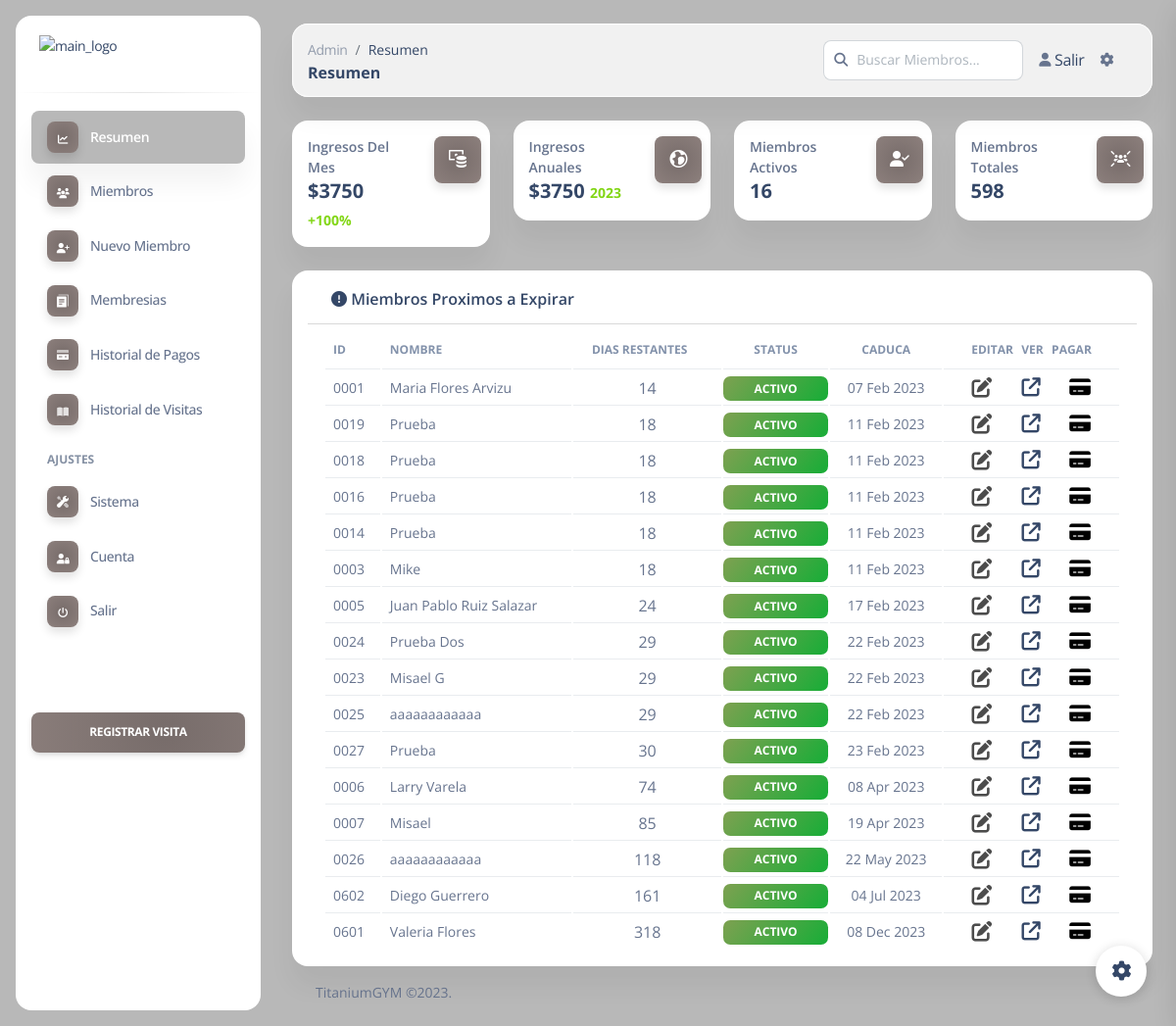
Page /dashboard/admin/ (signed in) on the committed database.
### tables this page shows
CREATE TABLE `users` (
  `userid` int(4) UNSIGNED ZEROFILL NOT NULL,
  `username` varchar(40) NOT NULL,
  `gender` varchar(8) NOT NULL,
  `phone` varchar(15) NOT NULL,
  `dob` varchar(10) NOT NULL,
  `joining_date` varchar(10) NOT NULL
);

### dashboard/admin/index.php (the view, shortened to what this page needs)
<?php
	require '../../include/db_conn.php';
	$principalColor = $_SESSION['principalColor'];
	$backgroundColor =  $_SESSION['backgroundColor'];
?>
<!DOCTYPE html>
<html lang="es">
<!DOCTYPE html>
<html lang="es">
<head>
	<link rel="stylesheet" href="../assets/css/all-min.css"  />
	<link rel="stylesheet" type="text/css"  href="/gym_l/dashboard/assets/css/all-min.css">
	<link href="../assets/css/nucleo-icons.css" rel="stylesheet" />
	<link href="../assets/css/nucleo-svg.css" rel="stylesheet" />
	<link href="../assets/css/nucleo-svg.css" rel="stylesheet" />
	<link id="pagestyle" href="../assets/css/soft-ui-dashboard.css?v=1.0.6" rel="stylesheet" />
</head>
<body class="g-sidenav-show" style="<?php echo "background:$backgroundColor !important;"?>     background-attachment: fixed;">
	<?php $active = 'dashboard'; $principalColor = $principalColor; include 'components/menu.php'; ?>
	<main class="main-content position-relative max-height-vh-100 h-100 border-radius-lg ">
		<?php $titlePage = 'Resumen'; include 'components/navbar.php'; ?>
		<div class="container-fluid py-4">
			<div class="row">
				<div class="col-xl-3 col-sm-6 mb-xl-0 mb-4">
					<div class="card">
						<div class="card-body p-3">
							<div class="row">
								<div class="col-8">
									<div class="numbers">
										<p class="text-sm mb-0 text-capitalize font-weight-bold">Ingresos del mes</p>
										<h5 class="font-weight-bolder mb-0">
											<?php
											$date  = date('Y-m');
											$query = "select * from enrolls_to WHERE  paid_date LIKE '$date%'";
											$result  = mysqli_query($con, $query);
											$revenue = 0;
											if (mysqli_affected_rows($con) != 0) {
												while ($row = mysqli_fetch_array($result, MYSQLI_ASSOC)) {
													$revenue = $row['amount'] + $revenue;
												}
											}
											echo "$".$revenue;
											?>
											<span class="text-success text-sm font-weight-bolder">
												<?php
													function pctDiff($x1, $x2) {
														if(!$x1) {
															return 100;
														}
														$diff = ($x2 - $x1) / $x1;
														return round($diff * 100, 2);
													}
													$revenuePassMonth = 0;
													if($revenuePassMonth < $revenue) {
														echo "+";
													}
													$diff = pctDiff($revenuePassMonth, $revenue);
													echo $diff . '%';
												?>
											</span>
										</h5>
									</div>
								</div>
								<div class="col-4 text-end">
									<div
										class="icon icon-shape bg-gradient-primary shadow text-center border-radius-md" style=
										<?php echo "'background-image:$principalColor;'"?>
										>
										<i class="ni ni-money-coins text-lg opacity-10" aria-hidden="true"></i>
									</div>
								</div>
							</div>
						</div>
					</div>
				</div>
				<div class="col-xl-3 col-sm-6 mb-xl-0 mb-4">
					<div class="card">
						<div class="card-body p-3">
							<div class="row">
								<div class="col-8">
								<div class="numbers">
										<p class="text-sm mb-0 text-capitalize font-weight-bold">Ingresos Anuales</p>
										<h5 class="font-weight-bolder mb-0">
											<?php
											$date  = date('Y');
											$query = "select * from enrolls_to WHERE  paid_date LIKE '$date%'";
											$result  = mysqli_query($con, $query);
											$revenue = 0;
											if (mysqli_affected_rows($con) != 0) {
												while ($row = mysqli_fetch_array($result, MYSQLI_ASSOC)) {
													$revenue =$revenuePassMonth = $row['amount'] + $revenuePassMonth; + $revenue;
												}
											}
											echo "$".$revenue;
											?>
											<span class="text-success text-sm font-weight-bolder"><?php echo date("Y");?></span>
										</h5>
									</div>
								</div>
								<div class="col-4 text-end">
									<div
										class="icon icon-shape bg-gradient-primary shadow text-center border-radius-md" style=<?php echo "'background-image:$principalColor;'"?>>
										<i class="ni ni-world text-lg opacity-10" aria-hidden="true"></i>
									</div>
								</div>
							</div>
						</div>
					</div>
				</div>
				<div class="col-xl-3 col-sm-6 mb-xl-0 mb-4">
					<div class="card">
						<div class="card-body p-3">
							<div class="row">
								<div class="col-8">
									<div class="numbers">
										<p class="text-sm mb-0 text-capitalize font-weight-bold">Miembros activos</p>
										<h5 class="font-weight-bolder mb-0">
											<?php
												$today = date("Y-m-d");
												$query = "select COUNT(*) from users where cast(dob as DATE) > cast('$today' as DATE)";
												$result = mysqli_query($con, $query);
												if (mysqli_affected_rows($con) != 0) {
													while ($row = mysqli_fetch_array($result, MYSQLI_ASSOC)) {
														echo $row['COUNT(*)'];
													}
												}
											?>
										</h5>
									</div>
								</div>
								<div class="col-4 text-end">
									<div
										class="icon icon-shape bg-gradient-primary shadow text-center border-radius-md" style=<?php echo "'background-image:$principalColor;'"?>>
										<i class="fa-solid fa-user-check opacity-10"></i>
									</div>
								</div>
							</div>
						</div>
					</div>
				</div>
				<div class="col-xl-3 col-sm-6">
					<div class="card">
						<div class="card-body p-3">
							<div class="row">
								<div class="col-8">
									<div class="numbers">
										<p class="text-sm mb-0 text-capitalize font-weight-bold">Miembros Totales</p>
										<h5 class="font-weight-bolder mb-0">
											<?php
											$query = "select COUNT(*) from users";
											$result = mysqli_query($con, $query);
											if (mysqli_affected_rows($con) != 0) {
												while ($row = mysqli_fetch_array($result, MYSQLI_ASSOC)) {
													echo $row['COUNT(*)'];
												}
											}
											?>
										</h5>
									</div>
								</div>
								<div class="col-4 text-end">
									<div
										class="icon icon-shape bg-gradient-primary shadow text-center border-radius-md" style=<?php echo "'background-image:$principalColor;'"?>>
										<i class="fa-solid fa-users-rays opacity-10"></i>
									</div>
								</div>
							</div>
						</div>
					</div>
				</div>
			</div>
			<div class="row mt-4">
				<div class="col-lg-12 mb-lg-0 mb-4">
					<div class="card">
						<div class="card-body p-3">
							<div class="row">
							<div class="card" style="box-shadow: none;">
								<div class="card-header pb-0 pt-0">
									<div class="d-flex justify-content-between">
									<h6><i class="fa-solid fa-circle-exclamation"></i>  Miembros Proximos a Expirar</h6>
									</div>
								</div>
								<hr class="px-0 py-0 mb-1 mt-1" style="background: #00000099;">
								<div class="card-body px-3 py-0">
									<div class="row">
									<div class="col-12">
										<div class="table-responsive p-0">
										<table class="table align-items-center mb-0">
											<thead>
											<tr>
												<th class="text-uppercase text-secondary text-xs font-weight-bolder px-2">ID</th>
												<th class="text-uppercase text-secondary text-xs font-weight-bolder px-2">Nombre</th>
												<th class="text-uppercase text-secondary text-xs font-weight-bolder ps-2 text-center">Dias Restantes</th>
												<th class="text-center text-uppercase text-secondary text-xs font-weight-bolder">Status</th>
												<th class="text-center text-uppercase text-secondary text-xs font-weight-bolder">Caduca</th>
												<th class="text-center  d-flex" style="justify-content: space-around;">
													<p class="text-uppercase text-secondary text-xs font-weight-bolder my-auto">Editar</p>
													<p class="text-uppercase text-secondary text-xs font-weight-bolder my-auto">Ver</p>
													<p class="text-uppercase text-secondary text-xs font-weight-bolder my-auto">pagar</p>
												</th>
											</tr>
											</thead>
											<tbody id="membersTable">
											<?php
												$query = "select * FROM users WHERE cast(dob as DATE) >= CURDATE() ORDER BY cast(dob as DATE) ASC";
												$result = mysqli_query($con, $query);
												if (mysqli_affected_rows($con) != 0) {
													while ($row = mysqli_fetch_array($result, MYSQLI_ASSOC)) {
														$emparray = array();
														$emparray[] = $row;
														$jsondata = json_encode($emparray);
														echo "<tr json-data='$jsondata'>";
														$uid   = $row['userid'];
														echo "<td>
														<div class='d-flex px-2'>
															<p class='mb-0 text-sm'>". $uid ." </p>
														</td>";
														echo "<td>
														<div class='d-flex px-2'>
															<p class='mb-0 text-sm'>". $row['username'] ." </p>
														</td>";
														$expireDate = strtotime($row['dob']);
														$today = strtotime(date("Y-m-d"));
														$timeDiff = abs($expireDate - $today);
														$numberDays = $timeDiff/86400;
														$numberDays = intval($numberDays);
														$timestamp1 = strtotime(str_replace('-', '/', $row['dob']));
														$timestamp2 = strtotime(date('Y/m/d'));
														if (date('Ymd', $timestamp1) <= date('Ymd', $timestamp2)) {
															$memberStatus = false;
															$statusString = "Expirado";
															$statusClass = "bg-gradient-danger";
														} else {
															$statusString = "Activo";
															$statusClass = "bg-gradient-success";
														}
														echo "<td ><p class='text-center my-auto'>" . $numberDays ."</p></td>";
														echo "<td class='text-center'><span class=' w-100 badge badge-sm  $statusClass'>$statusString</span></td>";
														$userExpire=  strftime('%d %b %Y',  strtotime($row['dob']));
														echo "<td><p class='text-center text-sm font-semi-bold mb-0 '>" . $userExpire . "</p></td>";
																echo "<td class='text-center d-flex' style='justify-content: space-evenly; padding: .2em!important;'><form action='edit_member.php' method='post'>
																		<button class='edit-member' type='submit' style='border: 0; background: none; transform: scale(1.3); filter: opacity(0.7);'>
																		<i class='fa-solid fa-pen-to-square'></i>
																		</button>
																		<input type='hidden' name='name' value='" . $uid . "'/>
																		</form>";
																		echo "
																		<button type='submit' style='border: 0; background: none; transform: scale(1.2)'>
																			<a href='view_member.php?id=$uid'><i class='fa-solid fa-arrow-up-right-from-square'></i></a>
																		</button>
																	";
															echo "<form action='make_payments.php' method='post'>
																		<button type='submit' style='border: 0; background: none;transform: scale(1.2)'>
																		<i class='fa-sharp fa-solid fa-credit-card'></i>
																		</button>
																		<input type='hidden' name='userID' value='" . $uid . "'/>
																		<input type='hidden' name='planID' value='RMNOGS'>
																		</form></td>";
																echo "</tr>";
															}
												}
												?>
											</tbody>
										</table>
										</div>
									</div>
									</div>
								</div>
							</div>
						</div>
					</div>
				</div>
			</div>
			<?php include 'components/footer.php';?>
		</div>
	</main>
	<?php include 'components/fixed_plugin.php';?>
</body>
</html>

### dashboard/assets/css/nucleo-svg.css (style rules this page uses)
.icon { display: inline-block; color: #111111; height: 1em; width: 1em; }
.icon { fill: currentColor; stroke: none; }

### dashboard/admin/index.php (style rules this page uses)
#membersTable td { padding:0!important }

### rows in the picture
users: userid "0001", username "Maria Flores Arvizu", dob "14", dob "ACTIVO", dob "07 Feb 2023"
users: userid "0019", username "Prueba", dob "18", dob "ACTIVO", dob "11 Feb 2023"
users: userid "0018", username "Prueba", dob "18", dob "ACTIVO", dob "11 Feb 2023"
users: userid "0016", username "Prueba", dob "18", dob "ACTIVO", dob "11 Feb 2023"
users: userid "0014", username "Prueba", dob "18", dob "ACTIVO", dob "11 Feb 2023"
users: userid "0003", username "Mike", dob "18", dob "ACTIVO", dob "11 Feb 2023"
users: userid "0005", username "Juan Pablo Ruiz Salazar", dob "24", dob "ACTIVO", dob "17 Feb 2023"
users: userid "0024", username "Prueba Dos", dob "29", dob "ACTIVO", dob "22 Feb 2023"
users: userid "0023", username "Misael G", dob "29", dob "ACTIVO", dob "22 Feb 2023"
users: userid "0025", username "aaaaaaaaaaaa", dob "29", dob "ACTIVO", dob "22 Feb 2023"
users: userid "0027", username "Prueba", dob "30", dob "ACTIVO", dob "23 Feb 2023"
users: userid "0006", username "Larry Varela", dob "74", dob "ACTIVO", dob "08 Apr 2023"
users: userid "0007", username "Misael", dob "85", dob "ACTIVO", dob "19 Apr 2023"
users: userid "0026", username "aaaaaaaaaaaa", dob "118", dob "ACTIVO", dob "22 May 2023"
users: userid "0602", username "Diego Guerrero", dob "161", dob "ACTIVO", dob "04 Jul 2023"
users: userid "0601", username "Valeria Flores", dob "318", dob "ACTIVO", dob "08 Dec 2023"

### other values in the picture
$titlePage "Resumen"
$revenue "3750"
$diff "100"
$row['COUNT(*)'] "16"
$row['COUNT(*)'] "598"
$_SESSION['siteTitle'] "TitaniumGYM"
